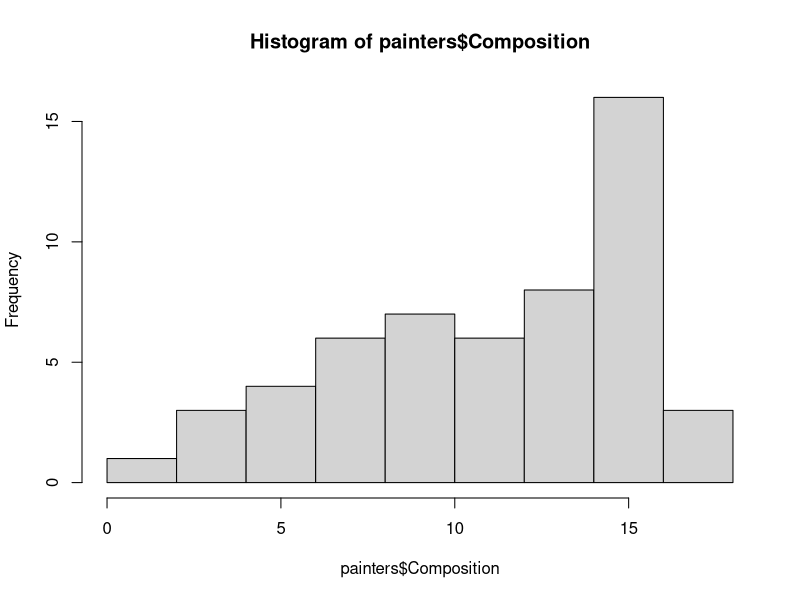
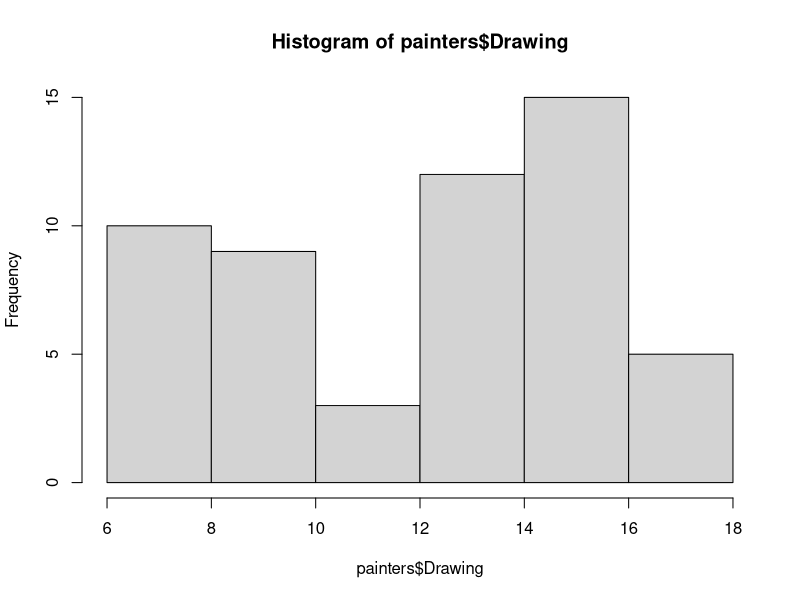
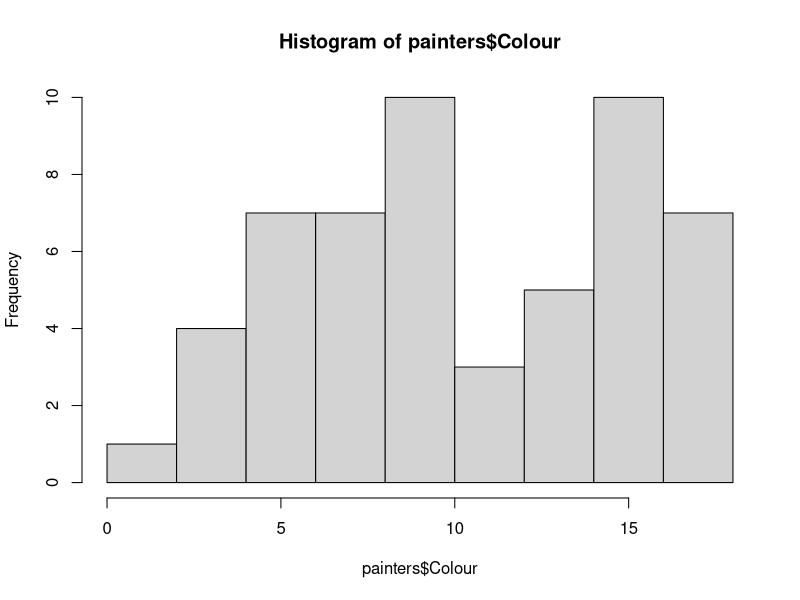
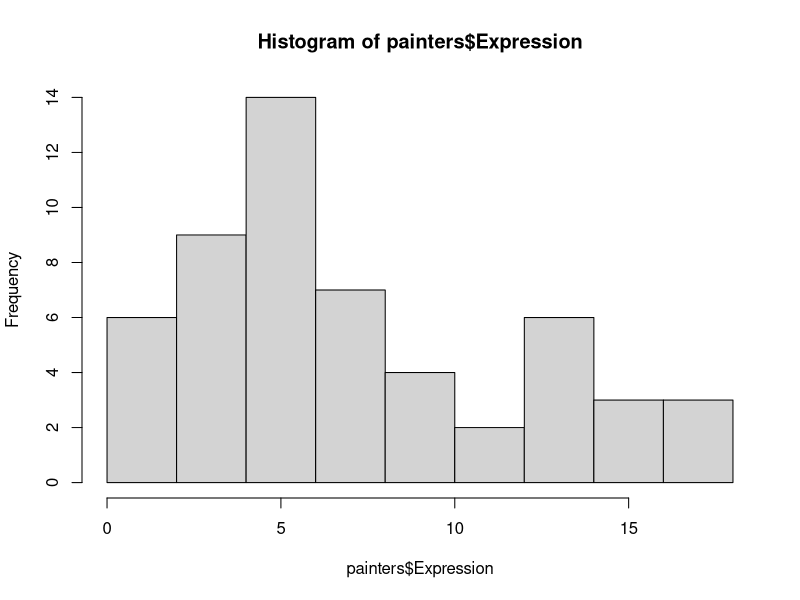

Reproduce these figures in R, in order. (Note: this script raises an error after producing the figures.)
library(MASS) # Charge la bibliothèque MASS

head(painters)
# Q1
painters$Composition
hist(painters$Composition)
hist(painters$Drawing)
hist(painters$Colour)
hist(painters$Expression)
hist(painters$School)


# moyenne <- mean(sum(painters$Composition , painters$Drawing , painters$Colour , painters$Expression , painters$School))


# Q2
# vecteur moyenne la moyenne des quatre notes de chaque peintre
painters_2 <- painters
moyenne <- (painters$Composition + painters$Drawing + painters$Colour + painters$Expression) / 4

moyenne

painters_2$Moyenne <- moyenne
head(painters_2)

painters_2 <- subset(painters_2, select = -c(Composition:School))

head(painters_2)


# Q3


n <- length(moyenne)

MoyenneEmpirique <- sum(moyenne) / n
MoyenneEmpirique

VarianceEmpirique <- (sum(moyenne^2) / n) - MoyenneEmpirique^2
VarianceEmpirique

EquartTypeEmpirique <- sqrt(VarianceEmpirique)

EquartTypeEmpirique

VarianceEmpiriqueCorrigé <- (n * VarianceEmpirique) / (n-1)
VarianceEmpiriqueCorrigé

EquartTypeEmpiriqueCorrigé <- sqrt(VarianceEmpiriqueCorrigé)
EquartTypeEmpiriqueCorrigé

 # Q4
mean(moyenne) #Moyenne empirique
var(moyenne) # VarianceEmpiriqueCorrigé
sd(moyenne) # EquartTypeEmpiriqueCorrigé

var(moyenne) * ((n - 1)/n) # VarianceEmpirique

sd(moyenne) * sqrt(((n - 1)/n) ) # EquartTypeEmpirique


# Q5
hist(moyenne)


# Partie 2

# On fait 1 - P(X < 3) pour obtenir P(X>=3)
1 - pnorm(3) # P(X >= 3) avec X qui suit une loi normale

# une variable normale d’espérance 35 et d’écart-type 6 est inférieure à 42 
pnorm(mean=35, sd=6, 42)# P(X <= 42)


# une variable normale d’espérance 35 et d’écart-type 6 est comprise entre 40 et 50 ;
# P(40 < X < 50)
pnorm(mean = 35, sd=6, 50) - pnorm(mean = 35, sd=6, 40)  

# obtenir n − 1 faces sur n lancers d’une pièce de monnaie équilibrée, avec n = 5, 10, 30 
n <- c(5,10,30)
dbinom(n-1,n, 0.5)

# obtenir strictement plus de 14 faces sur 20 lancers d’une pièce de monnaie équilibrée 
1 - pbinom(14,20,0.5)


# dbinom(10,20,0.5) -> P(X = 10)
# pbinom(10,20,0.5) -> P(X < 10)
# P(10 < X < 15)
sum(dbinom(10:15,20,0.5))

# Q7

alpha <- c(0.05, 0.1, 0.9)

# fractiles d’ordre α = 0.05, 0.1, 0.9 Loi normale centrée réduite
qnorm(alpha)

# fractiles d’ordre α = 0.05, 0.1, 0.9 loi du χ2 à 10 degrés de liberté 
qchisq(alpha,10)

# fractiles d’ordre α = 0.05, 0.1, 0.9 loi de Student à 5 degrés de liberté 
qt(alpha, 5)

# fractiles d’ordre α = 0.05, 0.1, 0.9 loi de Fisher à 2 et 5 degrés de liberté
qf(alpha, 2, 5)


# Partie 3

puissance <- function(a, b) {
  if (any(a < 0) & b > -1 & b < 1)
    stop("non définie pour a < 0 et -1 < b < 1")
  if (any(a == 0) & b < 0)
    stop("non définie pour a = 0 et b < 0")
  return(a^b)
}



dloi <- function(x, b) {
  if (b <= 0)
    stop("on doit avoir b > 0")
  a <- 2/b^2
  f <- a * x
  f[x < 0] <- 0
  f[x > b] <- 0
  return(f)
}

dloi(-1:5,3)

curve(dloi(x,3), from = -5, to = 5)

# Fonction de répartition : P(X <= t) = F(X) = Integrale entre -inf et t de f(x) -> fonction de densité
# ET on sait que F(0) = 0 et F(inf) = 1
ploi <- function(x,b) {
  if (b <= 0)
    stop("on doit avoir b > 0")
  f <- x^2 / b^2
  f[x>b] <- 1
  f[x<0] <- 0
  return(f)
}

curve(ploi(x, 3), from = -5, to = 5)

# Q13 : Isoler le x de la question précédente

qloi <- function(alpha, b){
  if (b <= 0)
    stop("on doit avoir b > 0")
  if (any(alpha < 0) | any(alpha > 1))
    stop("on doit avoir 0 <= alpha <= 1")
  f <- b * sqrt(alpha)
  f[alpha == 0] <- 0
  f[alpha == 1] <- b
  return(f)
}

curve(qloi(x, 3), from = 0, to = 1)

rloi <- function(n,b){
  if (b <= 0)
    stop("on doit avoir b > 0")
  if (!is.integer(n) | n < 1)
    stop("n doit être un entier strictement positif")
  u <- runif(n)
  x <-qloi(u,b)
  return(x)
}

rloi(5,3)

par(mfrow = c(2, 2))
for (n in c(10, 50, 100, 1000)) {
  hist(rloi(n, 3), breaks = round(1 + 10/3 * log10(n)), freq = FALSE, main = n, xlim = c(-1, 4))
  curve(dloi(x, 3), add = TRUE, col = "red")
}
